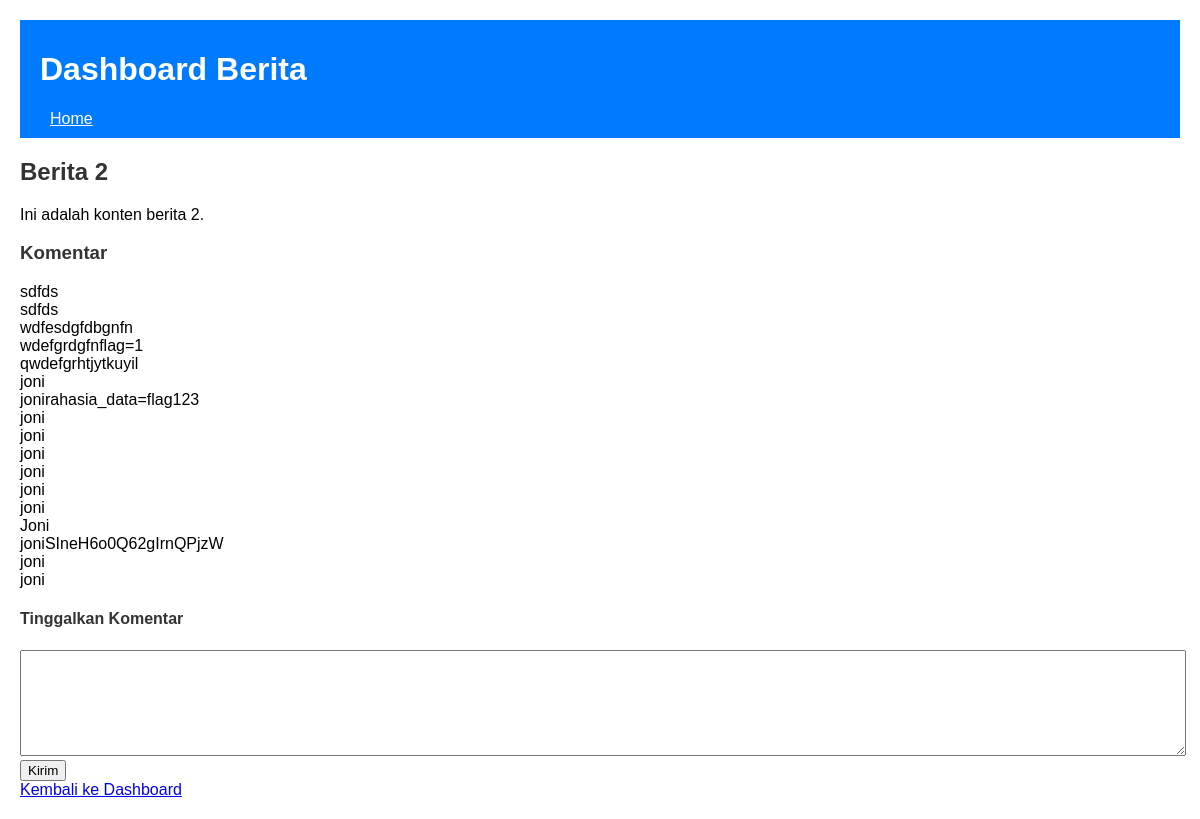
The page /news/2 on the database its author committed.
### tables this page shows
CREATE TABLE news (
    id INTEGER PRIMARY KEY AUTOINCREMENT,
    title TEXT NOT NULL,
    content TEXT NOT NULL
);

CREATE TABLE comments (
    id INTEGER PRIMARY KEY AUTOINCREMENT,
    news_id INTEGER,
    content TEXT NOT NULL,
    FOREIGN KEY (news_id) REFERENCES news (id)
);

### app.py (the view, shortened to what this page needs)
@app.route('/news/<int:news_id>', methods=['GET', 'POST'])
def news_detail(news_id):
    conn = get_db_connection()
    news_item = conn.execute('SELECT * FROM news WHERE id = ?', (news_id,)).fetchone()
    comments = conn.execute('SELECT * FROM comments WHERE news_id = ?', (news_id,)).fetchall()
    conn.close()
    if news_item is None:
        return 'Berita tidak ditemukan!', 404
    return render_template('comments.html', news_item=news_item, comments=comments)

### app.py (called while the page is built)
def get_db_connection():
    conn = sqlite3.connect('data.db')
    conn.row_factory = sqlite3.Row  # Memungkinkan penggunaan nama kolom sebagai dictionary
    return conn

### templates/comments.html
{% extends 'base.html' %}
{% block content %}
<h2>{{ news_item.title }}</h2>
<p>{{ news_item.content }}</p>
<h3>Komentar</h3>
<ul>
    {% for comment in comments %}
    <li>{{ comment.content }}</li>
    {% endfor %}
</ul>
<h4>Tinggalkan Komentar</h4>
<form method="POST">
    <textarea name="content" required></textarea>
    <button type="submit">Kirim</button>
</form>
<a href="/">Kembali ke Dashboard</a>
{% endblock %}

### templates/base.html (shortened to what this page needs)
<!DOCTYPE html>
<html lang="en">
<head>
    <link rel="stylesheet" href="{{ url_for('static', filename='styles.css') }}">
</head>
<body>
    <header>
        <h1>Dashboard Berita</h1>
        <nav>
            <a href="/">Home</a>
        </nav>
    </header>
    <main>
        {% block content %}{% endblock %}
    </main>
</body>
</html>

### static/styles.css (style rules this page uses)
body { font-family: Arial, sans-serif; margin: 20px; }
header { background: #007bff; color: white; padding: 10px 20px; }
nav a { color: white; margin: 0 10px; }
h2, h3, h4 { color: #333; }
ul { list-style-type: none; padding: 0; }
textarea { width: 100%; height: 100px; }

### rows shown on the page
news: title "Berita 2", content "Ini adalah konten berita 2."
comments: content "sdfds"
comments: content "sdfds"
comments: content "wdfesdgfdbgnfn"
comments: content "wdefgrdgfnflag=1"
comments: content "qwdefgrhtjytkuyil"
comments: content "joni"
comments: content "jonirahasia_data=flag123"
comments: content "joni"
comments: content "joni"
comments: content "joni"
comments: content "joni"
comments: content "joni"
comments: content "joni"
comments: content "Joni"
comments: content "joniSIneH6o0Q62gIrnQPjzW"
comments: content "joni"
comments: content "joni"
